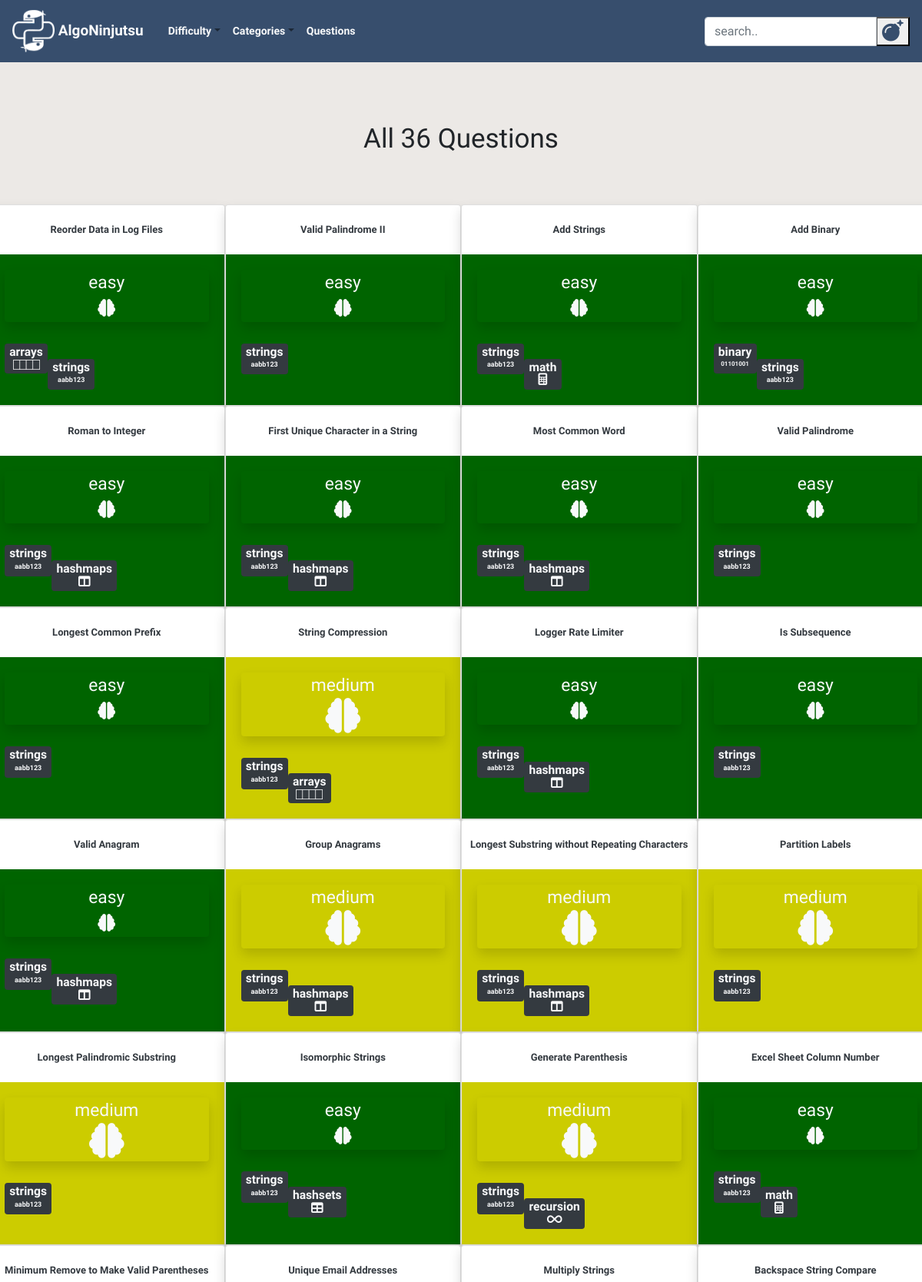
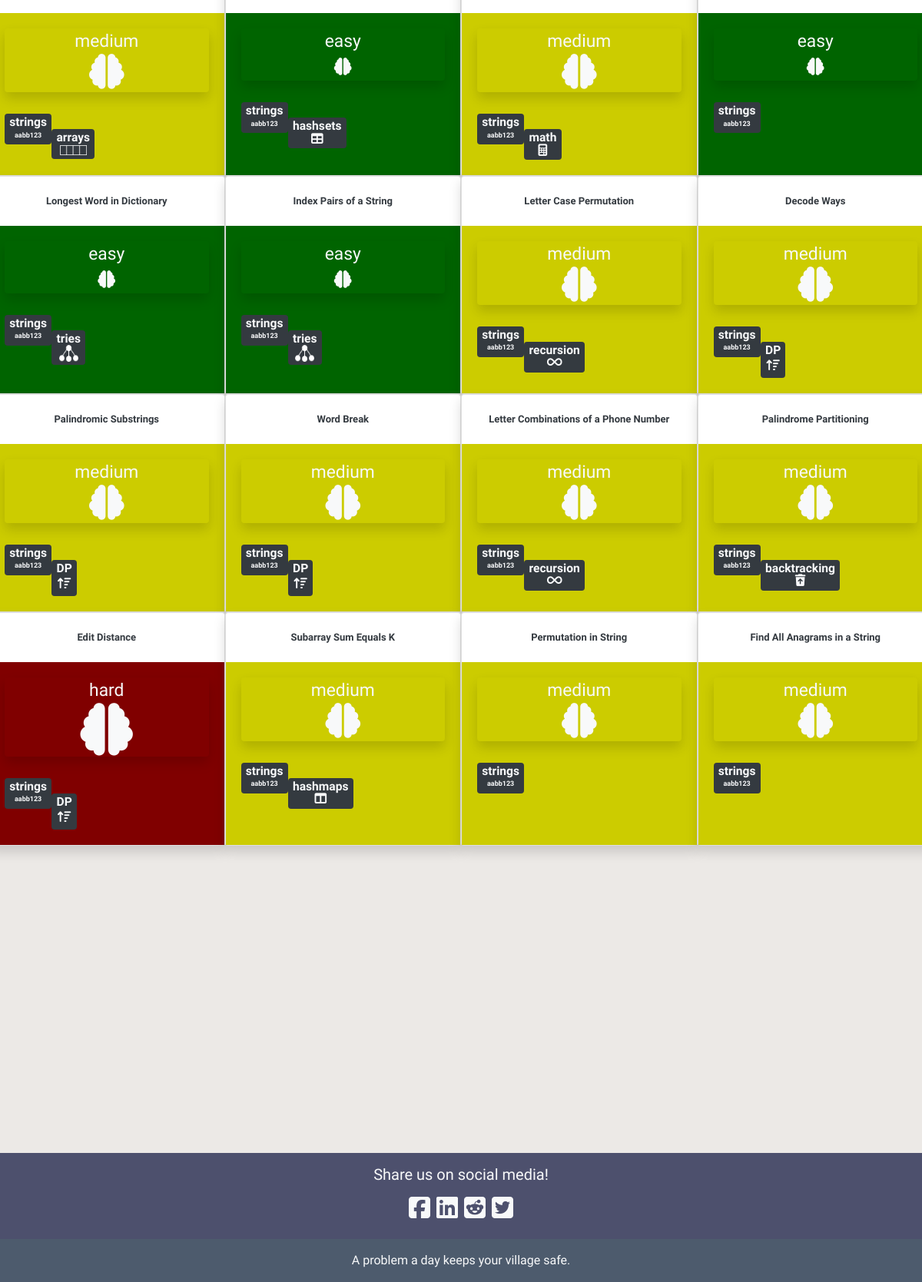
The app's page /questions/category/strings/ with its own data (2 pictures, top to bottom).
### blog/models.py (models this page shows, shortened)
class Post(models.Model):
    author = models.TextField()
    title = RichTextField()
    category = models.TextField(choices = CATEGORY_CHOICES, default = 'arrays')
    alt_category = models.TextField(choices = CATEGORY_CHOICES, blank=True, null = True)
    difficulty = models.TextField(choices = DIFFICULTY_CHOICES, default = 'easy')
    description = RichTextField()
    text = RichTextField()
    explanation = RichTextField()
    additional_notes = RichTextField(blank=True, null = True)
    published_date = models.DateTimeField(blank=True, null=True)

### blog/views.py (the view)
# urls.py: path('questions/category/<str:category>/', views.CategoryPostListView.as_view(), name='category_post_list'),
class CategoryPostListView(ListView):
    model = Post
    def get_queryset(self, *args, **kwargs):
        category = self.kwargs.get('category')
        main_category = Post.objects.filter(category = category)
        alt_category = Post.objects.filter(alt_category = category)
        questions = Post.objects.filter(title__contains = category)
        categories = main_category | alt_category | questions
        return categories

### blog/static/templates/blog/post_list.html (shortened to what this page needs)
{% extends 'blog/base.html' %}
{% load static %}
{% block content %}
<div class="postlist col-md-12">
    {% if not post_list.count %}
    <h1 class = "counter my-5" align = "center">No Questions Found</h1>
    <br><br>
    {% elif post_list.count == 1 %}
    <h1 class = "counter my-3" align="center">{{post_list.count}} Question</h1>
    <br><br>
    {% else %}
    <h1 class = "counter my-3" align="center">All {{post_list.count}} Questions</h1>
    <br><br>
    {% endif %}
  <div class="row">
  {% for post in post_list %}
  <div class="card shadow" style="width: 25%">
    <br>
    <h3 align="center"><a class="check text-dark" style = "font-size:13px;" href="{% url 'post_detail' pk=post.pk %}">
      <b>{{ post.title|safe }}</b></a></h3>
    {% if post.difficulty == "easy" %}
    <div class="card-body" style="background-color: rgb(0,100,0)">
    {% elif post.difficulty == "medium" %}
    <div class="card-body" style="background-color: rgb(204,204,0)">
    {% elif post.difficulty == "hard" %}
    <div class="card-body" style="background-color: rgb(128,0,0)"">
    {% endif %}
      <div class="postdifficulty text-light shadow rounded"align="center">
        <a class="text-light" href="{% url 'difficulty_post_list' difficulty=post.difficulty %}">
        {{post.difficulty}}
        <br>
        {% if post.difficulty == "medium" %}
        <i class="fas fa-brain fa-2x"></i>
        {% elif post.difficulty == "hard" %}
        <i class="fas fa-brain fa-3x"></i>
        {% else %}
        <i class="fas fa-brain"></i>
        {% endif %}
        </a>
      </div>
      <br>
        <div class="category text-light badge badge-dark my-1">
        <a class="text-light" href="{% url 'category_post_list' category=post.category %}">
        {% if post.category != "linked lists" and post.category != "binary search"%}
        <h8>{{post.category}}</h8>
        {% endif %}
        <br>
        {% if post.category == "linked lists" %}
        <img src="{% static 'images/thumbnail_image8.png' %}" width="45" height="12">
        {% elif post.category == "backtracking" %}
        <i class="fas fa-trash-restore"></i>
        {% elif post.category == "trees" %}
        <img src="{% static 'images/thumbnail_image5.png' %}" width="16.5" height="16.5">
        {% elif post.category == "arrays" %}
        <img src="{% static 'images/thumbnail_image7.png' %}" width="35" height="13">
        {% elif post.category == "strings" %}
        <p class= "my-1" style = "font-size: 9px; font: verdana;"><b>aabb123</b></p>
        {% elif post.category == "hashsets" %}
        <i class="fas fa-table"></i>
        {% elif post.category == "hashmaps" %}
        <i class="fas fa-columns"></i>
        {% elif post.category == "DP" %}
        <i class="my-1 fas fa-sort-amount-up"></i>
        {% elif post.category == "math" %}
        <i class="fas fa-calculator"></i>
        {% elif post.category == "graphs" %}
        <i class="fas fa-th"></i>
        {% elif post.category == "stacks" %}
        <i class="fas fa-angle-double-up"></i>
        {% elif post.category == "queues" %}
        <i class="fas fa-angle-double-right"></i>
        {% elif post.category == "recursion" %}
        <i class="fas fa-infinity"></i>
        {% elif post.category == "tries" %}
        <img src="{% static 'images/thumbnail_image6.png' %}" width="25.3" height="22">
        {% elif post.category == "binary" %}
        <p class= "my-1" style = "font-size: 8px; font: verdana;"><b>01101001</b></p>
        {% elif post.category == "binary search" %}
        <i class="fas fa-arrows-alt-h"></i>
        {% elif post.category == "heaps" %}
        <img src="{% static 'images/thumbnail_image5.png' %}" width="16.5" height="16.5">
        {% endif %}
        </a>
        </div>
        <br>
        {% if post.alt_category %}
        <div class="alt_category text-light badge badge-dark">
        {% else %}
        <div class="alt_category text-light">
        {% endif %}
        <a class="text-light" href="{% url 'category_post_list' category=post.alt_category %}">
          {% if post.alt_category and post.alt_category != "linked lists" and post.alt_category != "binary search"%}
          <h8>{{post.alt_category}}</h8>
          {% endif %}
          <br>
        {% if post.alt_category == "linked lists" %}
        <img src="{% static 'images/thumbnail_image8.png' %}" width="45" height="12">
        {% elif post.alt_category == "backtracking" %}
        <i class="fas fa-trash-restore"></i>
        {% elif post.alt_category == "trees" %}
        <img src="{% static 'images/thumbnail_image5.png' %}" width="16.5" height="16.5">
        {% elif post.alt_category == "arrays" %}
        <img src="{% static 'images/thumbnail_image7.png' %}" width="35" height="13">
        {% elif post.alt_category == "hashmaps" %}
        <i class="fas fa-columns"></i>
        {% elif post.alt_category == "DP" %}
        <i class="my-1 fas fa-sort-amount-up"></i>
        {% elif post.alt_category == "math" %}
        <i class="fas fa-calculator"></i>
        {% elif post.alt_category == "graphs" %}
        <i class="fas fa-th fa-2x"></i>
        {% elif post.alt_category == "stacks" %}
        <i class="fas fa-angle-double-up"></i>
        {% elif post.alt_category == "queues" %}
        <i class="fas fa-angle-double-right"></i>
        {% elif post.alt_category == "strings" %}
        <p class= "my-1" style = "font-size: 9px; font: verdana;"><b>aabb123</b></p>
        {% elif post.alt_category == "hashsets" %}
        <i class="fas fa-table"></i>
        {% elif post.alt_category == "recursion" %}
        <i class="fas fa-infinity"></i>
        {% elif post.alt_category == "tries" %}
        <img src="{% static 'images/thumbnail_image6.png' %}" width="25.3" height="22">
        {% elif post.alt_category == "heaps" %}
        <img src="{% static 'images/thumbnail_image5.png' %}" width="16.5" height="16.5">
        {% elif post.alt_category == "binary" %}
        <p class= "my-1" style = "font-size: 9px; font: verdana;"><b>01101001</b></p>
        {% elif post.alt_category == "binary search" %}
        <i class="fas fa-arrows-alt-h"></i>
        {% endif %}
        </a>
        </div>
    </div>
  </div>
  {% endfor %}
  </div>
</div>
{% endblock %}

### blog/static/css/blog.css (style rules this page uses)
body { font-family: 'Special Elite', cursive; background: #ECE9E6; background: -webkit-linear-gradient(to bottom, #FFFFFF, #ECE9E6); overflow-x: hidden; max-width: 100%; }
img { max-width:100%; }
.postdifficulty { font-size: 1.9vmin !important; }
.counter { font-family: 'Rock Salt', cursive; font-size: 35px; }
.category { float:left; font-size: 1.3vmin !important; }
.alt_category { font-size: 1.3vmin !important; float:left; }
.card { transition: 1.5s; }
.card:not(:first-child) { margin-down: -10px; }

### records on screen
Post: title "Reorder Data in Log Files", difficulty "easy", category "arrays", alt_category "strings", shows "aabb123"
Post: title "Valid Palindrome II", difficulty "easy", category "strings", shows "aabb123"
Post: title "Add Strings", difficulty "easy", category "strings", shows "aabb123", alt_category "math"
Post: title "Add Binary", difficulty "easy", category "binary", shows "01101001", alt_category "strings", shows "aabb123"
Post: title "Roman to Integer", difficulty "easy", category "strings", shows "aabb123", alt_category "hashmaps"
Post: title "First Unique Character in a String", difficulty "easy", category "strings", shows "aabb123", alt_category "hashmaps"
Post: title "Most Common Word", difficulty "easy", category "strings", shows "aabb123", alt_category "hashmaps"
Post: title "Valid Palindrome", difficulty "easy", category "strings", shows "aabb123"
Post: title "Longest Common Prefix", difficulty "easy", category "strings", shows "aabb123"
Post: title "String Compression", difficulty "medium", category "strings", shows "aabb123", alt_category "arrays"
Post: title "Logger Rate Limiter", difficulty "easy", category "strings", shows "aabb123", alt_category "hashmaps"
Post: title "Is Subsequence", difficulty "easy", category "strings", shows "aabb123"
Post: title "Valid Anagram", difficulty "easy", category "strings", shows "aabb123", alt_category "hashmaps"
Post: title "Group Anagrams", difficulty "medium", category "strings", shows "aabb123", alt_category "hashmaps"
Post: title "Longest Substring without Repeating Characters", difficulty "medium", category "strings", shows "aabb123", alt_category "hashmaps"
Post: title "Partition Labels", difficulty "medium", category "strings", shows "aabb123"
Post: title "Longest Palindromic Substring", difficulty "medium", category "strings", shows "aabb123"
Post: title "Isomorphic Strings", difficulty "easy", category "strings", shows "aabb123", alt_category "hashsets"
Post: title "Generate Parenthesis", difficulty "medium", category "strings", shows "aabb123", alt_category "recursion"
Post: title "Excel Sheet Column Number", difficulty "easy", category "strings", shows "aabb123", alt_category "math"
Post: title "Minimum Remove to Make Valid Parentheses", difficulty "medium", category "strings", shows "aabb123", alt_category "arrays"
Post: title "Unique Email Addresses", difficulty "easy", category "strings", shows "aabb123", alt_category "hashsets"
Post: title "Multiply Strings", difficulty "medium", category "strings", shows "aabb123", alt_category "math"
Post: title "Backspace String Compare", difficulty "easy", category "strings", shows "aabb123"
Post: title "Longest Word in Dictionary", difficulty "easy", category "strings", shows "aabb123", alt_category "tries"
Post: title "Index Pairs of a String", difficulty "easy", category "strings", shows "aabb123", alt_category "tries"
Post: title "Letter Case Permutation", difficulty "medium", category "strings", shows "aabb123", alt_category "recursion"
Post: title "Decode Ways", difficulty "medium", category "strings", shows "aabb123", alt_category "DP"
Post: title "Palindromic Substrings", difficulty "medium", category "strings", shows "aabb123", alt_category "DP"
Post: title "Word Break", difficulty "medium", category "strings", shows "aabb123", alt_category "DP"
Post: title "Letter Combinations of a Phone Number", difficulty "medium", category "strings", shows "aabb123", alt_category "recursion"
Post: title "Palindrome Partitioning", difficulty "medium", category "strings", shows "aabb123", alt_category "backtracking"
Post: title "Edit Distance", difficulty "hard", category "strings", shows "aabb123", alt_category "DP"
Post: title "Subarray Sum Equals K", difficulty "medium", category "strings", shows "aabb123", alt_category "hashmaps"
Post: title "Permutation in String", difficulty "medium", category "strings", shows "aabb123"
Post: title "Find All Anagrams in a String", difficulty "medium", category "strings", shows "aabb123"

### other values on screen
{{ post_list.count }} "36"
